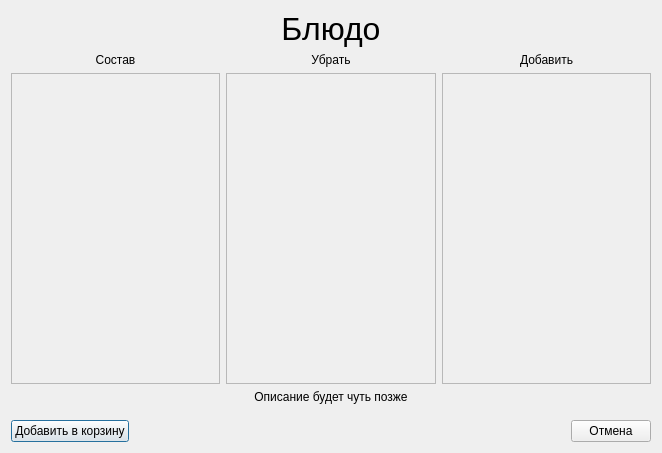
<?xml version="1.0" encoding="UTF-8"?>
<ui version="4.0">
 <class>Dish_change_form</class>
 <widget class="QDialog" name="Dish_change_form">
  <property name="windowModality">
   <enum>Qt::NonModal</enum>
  </property>
  <property name="geometry">
   <rect>
    <x>0</x>
    <y>0</y>
    <width>662</width>
    <height>453</height>
   </rect>
  </property>
  <property name="windowTitle">
   <string>Dialog</string>
  </property>
  <property name="modal">
   <bool>true</bool>
  </property>
  <layout class="QVBoxLayout" name="verticalLayout_4">
   <item>
    <widget class="QLabel" name="main_label">
     <property name="font">
      <font>
       <pointsize>24</pointsize>
      </font>
     </property>
     <property name="text">
      <string>Блюдо</string>
     </property>
     <property name="textFormat">
      <enum>Qt::PlainText</enum>
     </property>
     <property name="alignment">
      <set>Qt::AlignCenter</set>
     </property>
     <property name="wordWrap">
      <bool>true</bool>
     </property>
    </widget>
   </item>
   <item>
    <layout class="QHBoxLayout" name="horizontalLayout_2">
     <property name="sizeConstraint">
      <enum>QLayout::SetDefaultConstraint</enum>
     </property>
     <item>
      <layout class="QVBoxLayout" name="verticalLayout_3">
       <property name="sizeConstraint">
        <enum>QLayout::SetDefaultConstraint</enum>
       </property>
       <item>
        <widget class="QLabel" name="ingredient_label">
         <property name="text">
          <string>Состав</string>
         </property>
         <property name="alignment">
          <set>Qt::AlignCenter</set>
         </property>
        </widget>
       </item>
       <item>
        <widget class="QScrollArea" name="ingredient_scrollArea">
         <property name="sizePolicy">
          <sizepolicy hsizetype="MinimumExpanding" vsizetype="Expanding">
           <horstretch>0</horstretch>
           <verstretch>0</verstretch>
          </sizepolicy>
         </property>
         <property name="verticalScrollBarPolicy">
          <enum>Qt::ScrollBarAsNeeded</enum>
         </property>
         <property name="sizeAdjustPolicy">
          <enum>QAbstractScrollArea::AdjustIgnored</enum>
         </property>
         <property name="widgetResizable">
          <bool>false</bool>
         </property>
         <widget class="QWidget" name="scrollAreaWidgetContents_5">
          <property name="geometry">
           <rect>
            <x>0</x>
            <y>0</y>
            <width>204</width>
            <height>263</height>
           </rect>
          </property>
          <property name="sizePolicy">
           <sizepolicy hsizetype="Minimum" vsizetype="Minimum">
            <horstretch>0</horstretch>
            <verstretch>0</verstretch>
           </sizepolicy>
          </property>
         </widget>
        </widget>
       </item>
      </layout>
     </item>
     <item>
      <layout class="QVBoxLayout" name="verticalLayout">
       <item>
        <widget class="QLabel" name="option_ingredients_lable">
         <property name="text">
          <string>Убрать</string>
         </property>
         <property name="alignment">
          <set>Qt::AlignCenter</set>
         </property>
        </widget>
       </item>
       <item>
        <widget class="QScrollArea" name="option_scrollArea">
         <property name="sizePolicy">
          <sizepolicy hsizetype="MinimumExpanding" vsizetype="Expanding">
           <horstretch>0</horstretch>
           <verstretch>0</verstretch>
          </sizepolicy>
         </property>
         <property name="sizeAdjustPolicy">
          <enum>QAbstractScrollArea::AdjustIgnored</enum>
         </property>
         <property name="widgetResizable">
          <bool>false</bool>
         </property>
         <widget class="QWidget" name="scrollAreaWidgetContents_3">
          <property name="geometry">
           <rect>
            <x>0</x>
            <y>0</y>
            <width>204</width>
            <height>263</height>
           </rect>
          </property>
         </widget>
        </widget>
       </item>
      </layout>
     </item>
     <item>
      <layout class="QVBoxLayout" name="verticalLayout_2">
       <item>
        <widget class="QLabel" name="extra_ingredient_label">
         <property name="text">
          <string>Добавить</string>
         </property>
         <property name="alignment">
          <set>Qt::AlignCenter</set>
         </property>
        </widget>
       </item>
       <item>
        <widget class="QScrollArea" name="extra_scrollArea">
         <property name="sizePolicy">
          <sizepolicy hsizetype="MinimumExpanding" vsizetype="Expanding">
           <horstretch>0</horstretch>
           <verstretch>0</verstretch>
          </sizepolicy>
         </property>
         <property name="sizeAdjustPolicy">
          <enum>QAbstractScrollArea::AdjustIgnored</enum>
         </property>
         <property name="widgetResizable">
          <bool>false</bool>
         </property>
         <widget class="QWidget" name="scrollAreaWidgetContents_4">
          <property name="geometry">
           <rect>
            <x>0</x>
            <y>0</y>
            <width>204</width>
            <height>263</height>
           </rect>
          </property>
         </widget>
        </widget>
       </item>
      </layout>
     </item>
    </layout>
   </item>
   <item>
    <widget class="QLabel" name="label">
     <property name="sizePolicy">
      <sizepolicy hsizetype="Preferred" vsizetype="Preferred">
       <horstretch>0</horstretch>
       <verstretch>0</verstretch>
      </sizepolicy>
     </property>
     <property name="text">
      <string>Описание будет чуть позже</string>
     </property>
     <property name="textFormat">
      <enum>Qt::AutoText</enum>
     </property>
     <property name="alignment">
      <set>Qt::AlignCenter</set>
     </property>
     <property name="wordWrap">
      <bool>true</bool>
     </property>
    </widget>
   </item>
   <item>
    <layout class="QHBoxLayout" name="horizontalLayout_5">
     <property name="topMargin">
      <number>10</number>
     </property>
     <item>
      <widget class="QPushButton" name="select_Button">
       <property name="text">
        <string>Добавить в корзину</string>
       </property>
      </widget>
     </item>
     <item>
      <spacer name="horizontalSpacer">
       <property name="orientation">
        <enum>Qt::Horizontal</enum>
       </property>
       <property name="sizeType">
        <enum>QSizePolicy::Expanding</enum>
       </property>
       <property name="sizeHint" stdset="0">
        <size>
         <width>40</width>
         <height>20</height>
        </size>
       </property>
      </spacer>
     </item>
     <item>
      <widget class="QPushButton" name="back_Button">
       <property name="text">
        <string>Отмена</string>
       </property>
      </widget>
     </item>
    </layout>
   </item>
  </layout>
 </widget>
 <resources/>
 <connections/>
</ui>
